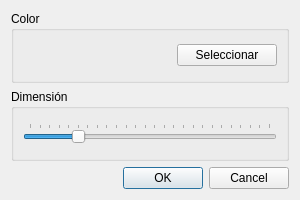
<?xml version="1.0" encoding="UTF-8"?>
<ui version="4.0">
 <class>Configuracion</class>
 <widget class="QDialog" name="Configuracion">
  <property name="geometry">
   <rect>
    <x>0</x>
    <y>0</y>
    <width>300</width>
    <height>200</height>
   </rect>
  </property>
  <property name="sizePolicy">
   <sizepolicy hsizetype="Fixed" vsizetype="Fixed">
    <horstretch>0</horstretch>
    <verstretch>0</verstretch>
   </sizepolicy>
  </property>
  <property name="windowTitle">
   <string>Dialog</string>
  </property>
  <layout class="QVBoxLayout" name="verticalLayout">
   <item>
    <widget class="QGroupBox" name="groupBox">
     <property name="title">
      <string>Color</string>
     </property>
     <layout class="QHBoxLayout" name="horizontalLayout">
      <item>
       <widget class="QWidget" name="wigetColor" native="true">
        <property name="minimumSize">
         <size>
          <width>50</width>
          <height>0</height>
         </size>
        </property>
        <property name="autoFillBackground">
         <bool>false</bool>
        </property>
        <property name="styleSheet">
         <string notr="true"/>
        </property>
       </widget>
      </item>
      <item>
       <widget class="QPushButton" name="btnColor">
        <property name="maximumSize">
         <size>
          <width>100</width>
          <height>16777215</height>
         </size>
        </property>
        <property name="text">
         <string>Seleccionar</string>
        </property>
       </widget>
      </item>
     </layout>
    </widget>
   </item>
   <item>
    <widget class="QGroupBox" name="groupBox_2">
     <property name="title">
      <string>Dimensión</string>
     </property>
     <layout class="QHBoxLayout" name="horizontalLayout_2">
      <item>
       <widget class="QSlider" name="inDimension">
        <property name="maximum">
         <number>25</number>
        </property>
        <property name="pageStep">
         <number>5</number>
        </property>
        <property name="value">
         <number>5</number>
        </property>
        <property name="orientation">
         <enum>Qt::Horizontal</enum>
        </property>
        <property name="tickPosition">
         <enum>QSlider::TicksAbove</enum>
        </property>
       </widget>
      </item>
     </layout>
    </widget>
   </item>
   <item>
    <widget class="QDialogButtonBox" name="buttonBox">
     <property name="orientation">
      <enum>Qt::Horizontal</enum>
     </property>
     <property name="standardButtons">
      <set>QDialogButtonBox::Cancel|QDialogButtonBox::Ok</set>
     </property>
    </widget>
   </item>
  </layout>
 </widget>
 <resources/>
 <connections>
  <connection>
   <sender>buttonBox</sender>
   <signal>accepted()</signal>
   <receiver>Configuracion</receiver>
   <slot>accept()</slot>
   <hints>
    <hint type="sourcelabel">
     <x>248</x>
     <y>254</y>
    </hint>
    <hint type="destinationlabel">
     <x>157</x>
     <y>274</y>
    </hint>
   </hints>
  </connection>
  <connection>
   <sender>buttonBox</sender>
   <signal>rejected()</signal>
   <receiver>Configuracion</receiver>
   <slot>reject()</slot>
   <hints>
    <hint type="sourcelabel">
     <x>316</x>
     <y>260</y>
    </hint>
    <hint type="destinationlabel">
     <x>286</x>
     <y>274</y>
    </hint>
   </hints>
  </connection>
 </connections>
</ui>
